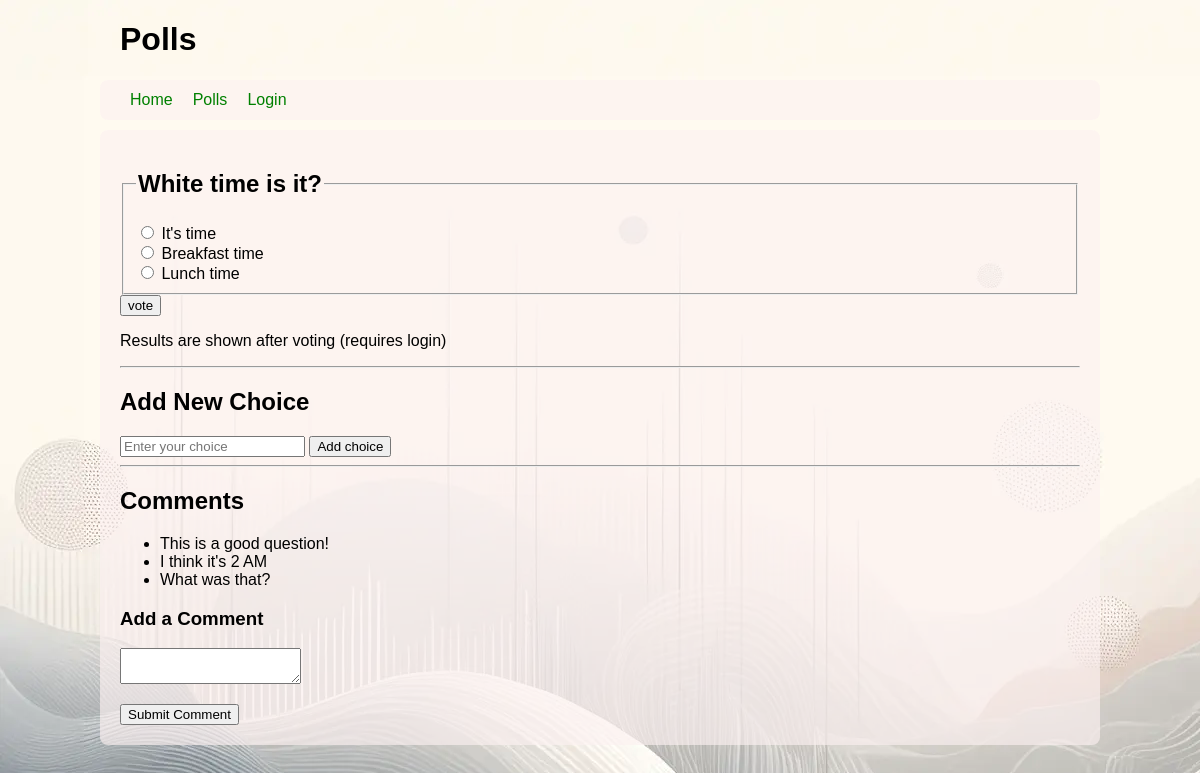
Screenshot of /polls/4/ with the database file from the repository.
### polls/models.py (models this page shows, shortened)
class Question(models.Model):
    question_text = models.CharField(max_length=200)
    pub_date = models.DateTimeField("date published")

class Choice(models.Model):
    question = models.ForeignKey(Question, on_delete=models.CASCADE)
    choice_text = models.CharField(max_length=200)
    votes = models.IntegerField(default=0)

class Comment(models.Model):
    question = models.ForeignKey(Question, on_delete=models.CASCADE)
    comment_text = models.TextField()

### polls/views.py (the view, shortened to what this page needs)
# urls.py: path("<int:pk>/", views.DetailView.as_view(), name="detail"),
class DetailView(generic.DetailView):
    model = Question
    template_name = "polls/detail.html"
    def get_queryset(self):
        return Question.objects.filter(pub_date__lte=timezone.now())
    def get_context_data(self, **kwargs):
        context = super().get_context_data(**kwargs)
        context['form'] = ChoiceForm()
        return context

### polls/forms.py
class ChoiceForm(forms.ModelForm):
    class Meta:
        model = Choice
        fields = ['choice_text']

### polls/templates/polls/detail.html (shortened to what this page needs)
{% extends "polls/base.html" %}
{% block content %}
    <form action="{% url 'polls:vote' question.id %}" method="post">
        <fieldset>
            <legend><h2>{{ question.question_text }}</h2></legend>
            {% for choice in question.choice_set.all %}
                <input type="radio" name="choice" id="choice{{ forloop.counter }}" value="{{ choice.id }}">
                <label for="choice{{ forloop.counter }}">{{ choice.choice_text }}</label>
                <br>
            {% endfor %}
        </fieldset>
        <input type="submit" value="vote">
    </form>
    <p>
        Results are shown after voting
        {% if not user.is_authenticated %}
            (requires login)
        {% endif %}
    </p>
    <hr>
    <h2>Add New Choice</h2>
    <form method="post">
        <input type="text" name="choice_text" placeholder="Enter your choice">
        <button type="submit">Add choice</button>
    </form>
    <hr>
    <h2>Comments</h2>
    <ul>
        {% for comment in question.comment_set.all %}
            <li>{{ comment.comment_text|safe }}</li>
        {% endfor %}
    </ul>
    <h3>Add a Comment</h3>
    <form method="post" action="{% url 'polls:add_comment' question.id %}">
        <p>
            <textarea name="comment_text" id="id_comment_text" required></textarea>
        </p>
        <button type="submit">Submit Comment</button>
    </form>
{% endblock %}

### polls/static/polls/style.css (style rules this page uses)
body { font-family: Arial, sans-serif; margin: 0; padding: 0; background: white url("images/background.webp") no-repeat; }

### rows the page displays
Question: question_text "White time is it?"
Choice: choice_text "It's time"
Choice: choice_text "Breakfast time"
Choice: choice_text "Lunch time"
Comment: comment_text "This is a good question!"
Comment: comment_text "I think it's 2 AM"
Comment: comment_text "What was that?"
